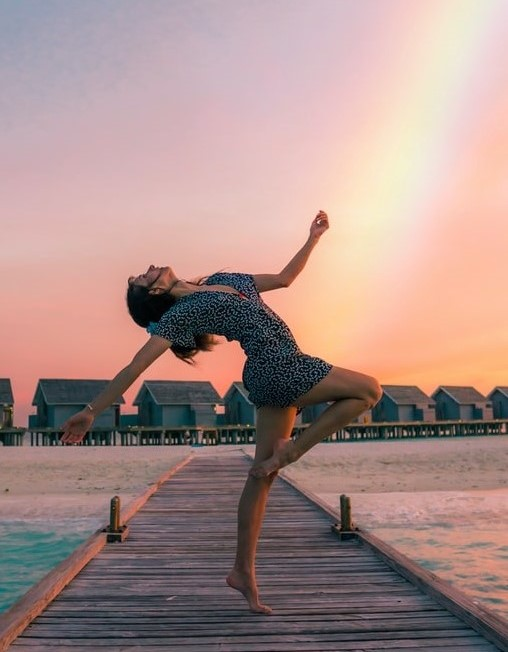
#> input picture Resources/image.jpg, 508 x 652 px
$ python 'chapter#3.py'
#> lines starting #> are read from the running program, lines starting #| are printed output that depends on the picture
import cv2

#Size of image
img = cv2.imread("Resources/image.jpg")
#> img is the input picture: shape (652, 508, 3); mean B, G, R 137.5, 142.1, 169
print(img.shape)
#| (652, 508, 3)

#Crop Images
img2 = img[0:300, 200: 500]  #[height,width]
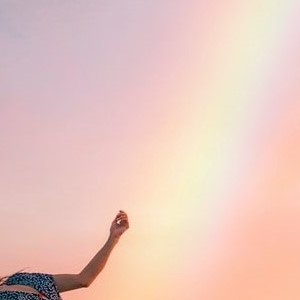
#> img2: shape (300, 300, 3); mean B, G, R 191.3, 200.2, 232.9
cv2.imshow("Crop Image", img2)
cv2.waitKey(0)

#Resize Images
img2 = cv2.resize(img,(200,400)) #[width, height]
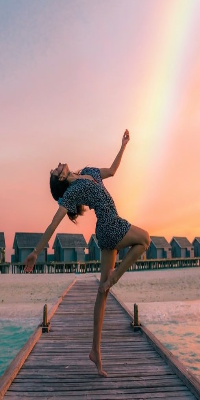
#> img2: shape (400, 200, 3); mean B, G, R 137.4, 142, 168.9
cv2.imshow("Resize Image", img2)
cv2.waitKey(0)
